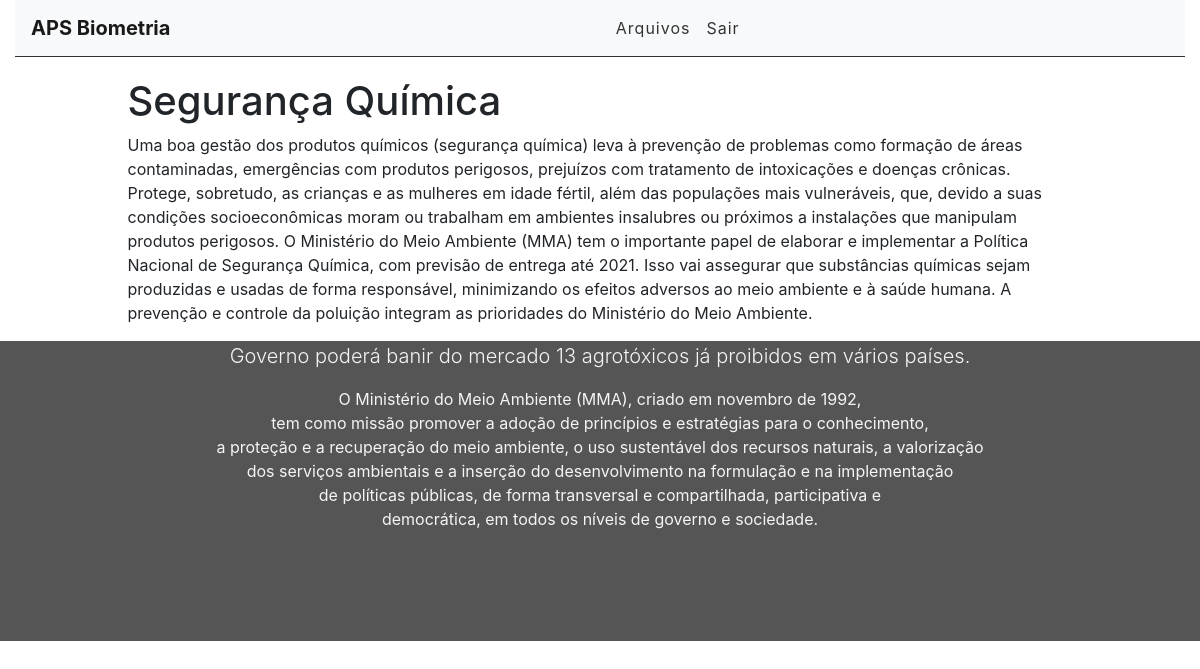
Screenshot of /arquivo/8 (signed in) with the database file from the repository.
### arquivos/models.py (models this page shows, shortened)
class Arquivo(models.Model):
    STATUS = (
        ('rest', 'Restrito'),
        ('prot', 'Protegido'),
        ('publ', 'Publico')
    )
    title = models.CharField(max_length=255)
    descrição = models.TextField()
    categoria = models.CharField(
        max_length=4,
        choices=STATUS,
    )
    user = models.ForeignKey(get_user_model(), on_delete=models.CASCADE)
    created_at = models.DateTimeField(auto_now_add=True)
    update_at = models.DateTimeField(auto_now=True)

### arquivos/views.py (the view)
# urls.py: path('arquivo/<int:id>', views.arquivoView, name='arquivo-view'), # url's (rota) e nome da view
@login_required
def arquivoView(request,id): # retorna os dados do banco ou retorna erro
    arquivo = get_object_or_404(Arquivo, pk=id) # pega somente um objeto do banco e envia
    return render(request, 'arquivos/arquivo.html', {'arquivo': arquivo}) # envia dados para template

### arquivos/templates/arquivos/arquivo.html (shortened to what this page needs)
{% extends 'base.html' %}
{% block content %}
<div class="offset-1 col-10 list-div">
    <h1>{{arquivo.title}}</h1>
    <p>{{arquivo.descrição}}</p>
</div>
{% endblock%}

### rows the page displays
Arquivo: title "Segurança Química", descrição "Uma boa gestão dos produtos químicos (segurança química) leva à prevenção de problemas como formação de áreas contaminadas, emergências com produtos perigosos, prejuízos com tratamento de intoxicações e doenças crônicas. Protege, sobretudo, as crianças e as mulheres em idade fértil, além das populações mais vulneráveis, que, devido a suas condições socioeconômicas moram ou trabalham em ambientes insalubres ou próximos a instalações que manipulam produtos perigosos. O Ministério do Meio Ambiente (MMA) tem o importante papel de elaborar e implementar a Política Nacional de Segurança Química, com previsão de entrega até 2021. Isso vai assegurar que substâncias químicas sejam produzidas e…"
